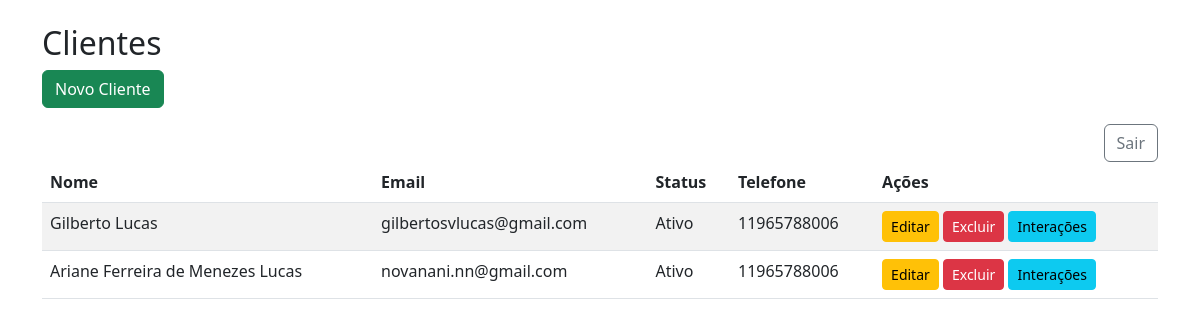
The page /clientes/ (signed in) on the database as committed earlier.
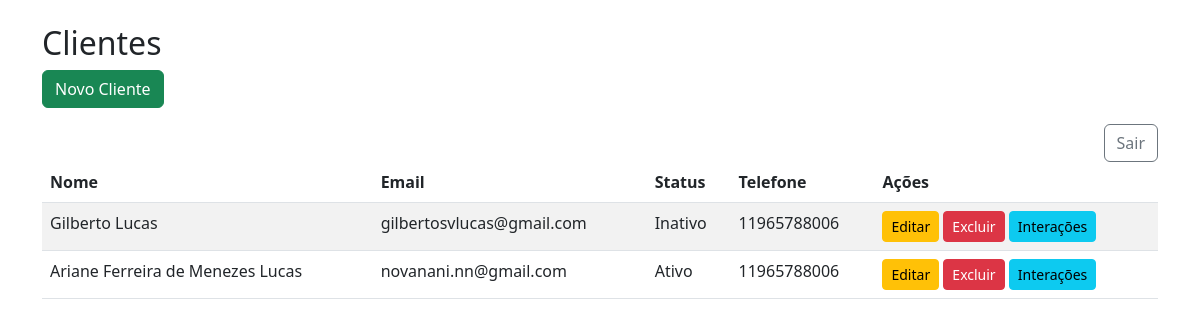
The same page on the database as committed later.
### clientes/models.py (models this page shows, shortened)
class Cliente(models.Model):
    STATUS_CHOICES = [
        ('ativo', 'Ativo'),
        ('inativo', 'Inativo'),
        ('prospect', 'Prospect'),
    ]
    nome = models.CharField(max_length=150)
    email = models.EmailField(unique=True)
    telefone = models.CharField(max_length=20, blank=True)
    endereco = models.TextField(blank=True)
    status = models.CharField(max_length=10, choices=STATUS_CHOICES, default='prospect')
    data_criacao = models.DateTimeField(auto_now_add=True)

### clientes/views.py (the view)
# urls.py: path('', views.lista_clientes, name='lista_clientes'),
@login_required
def lista_clientes(request):
    clientes = Cliente.objects.all()
    return render(request, 'clientes/lista.html', {'clientes': clientes})

### Templates/Clientes/lista.html (shortened to what this page needs)
<!DOCTYPE html>
<html>
<head>
    <link href="https://cdn.jsdelivr.net/npm/bootstrap@5.3.0/dist/css/bootstrap.min.css" rel="stylesheet">
</head>
<body class="p-4">
<div class="container">
    <h2>Clientes</h2>
    <a href="/clientes/novo/" class="btn btn-success mb-3">Novo Cliente</a>
    <form method="post" action="{% url 'logout' %}">
    <button type="submit" class="btn btn-outline-secondary float-end">Sair</button>
</form>
    <table class="table table-striped">
    <thead>
        <tr>
            <th>Nome</th>
            <th>Email</th>
            <th>Status</th>
            <th>Telefone</th>
            <th>Ações</th>
        </tr>
    </thead>
    <tbody>
        {% for cliente in clientes %}
        <tr>
            <td>{{ cliente.nome }}</td>
            <td>{{ cliente.email }}</td>
            <td>{{ cliente.get_status_display }}</td>
            <td>{{ cliente.telefone }}</td>
            <td>
                <a href="{% url 'editar_cliente' cliente.id %}" class="btn btn-sm btn-warning">Editar</a>
                <a href="{% url 'excluir_cliente' cliente.id %}" class="btn btn-sm btn-danger">Excluir</a>
                <a href="{% url 'listar_interacoes' cliente.id %}" class="btn btn-sm btn-info">Interações</a>
            </td>
        </tr>
        {% empty %}
        <tr><td colspan="5">Nenhum cliente cadastrado.</td></tr>
        {% endfor %}
    </tbody>
</table>

Rows that differ between the two databases and show on the page:
changed Cliente "Gilberto Lucas": status "Ativo" → "Inativo"
